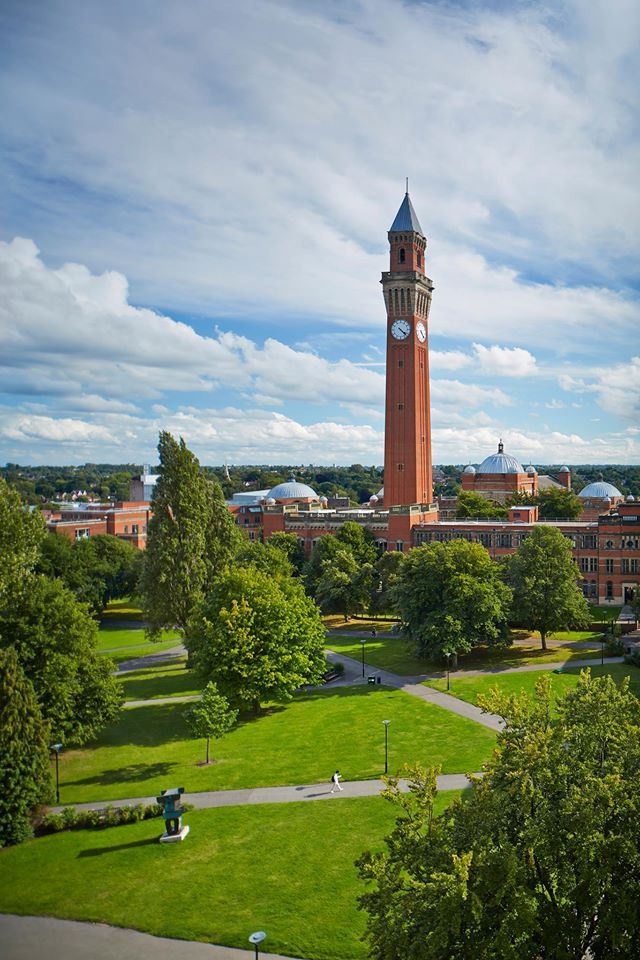
#> input picture Data 06 30213/Bhamimage.jpeg, 640 x 960 px, found by its file name
$ python line_detection.py
#> lines starting #> are read from the running program, lines starting #| are printed output that depends on the picture; after the words box and inside, x2 and y2 are one past the last pixel; in counts of white or black regions, pixels touching at a corner belong together
import cv2
import numpy as np
import matplotlib.pyplot as plt

class LineDetector:
    """
    图像直线检测类
    使用Canny边缘检测和霍夫变换来检测图像中的直线
    """

    def __init__(self, image_path):
        """
        初始化检测器

        参数:
            image_path: 图像文件路径
        """
#> called with image_path = 'Data 06 30213\\Bhamimage.jpeg'
        # 读取图像
        self.original_image = cv2.imread(image_path)
#> self.original_image is the input picture: shape (960, 640, 3); mean B, G, R 116.8, 137.8, 123.6
        if self.original_image is None:
            raise ValueError(f"Unable to read image: {image_path}")

        # 将图像转换为RGB格式用于显示
        self.display_image = cv2.cvtColor(self.original_image, cv2.COLOR_BGR2RGB)
        # 将图像转换为灰度格式
        self.gray_image = cv2.cvtColor(self.original_image, cv2.COLOR_BGR2GRAY)
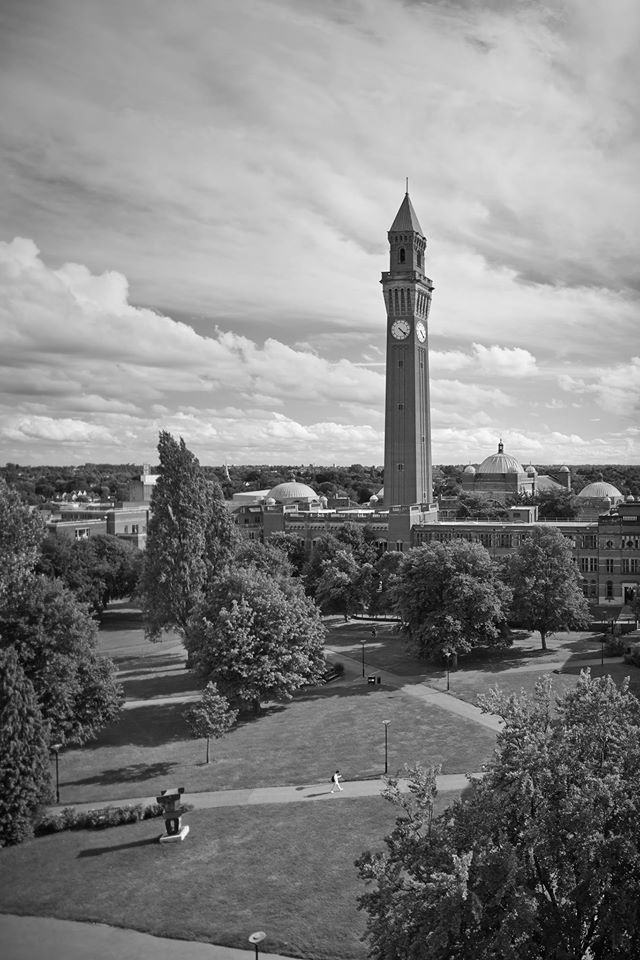
#> self.gray_image: shape (960, 640); min 0, max 255, mean 131.1

    def detect_edges(self, low_threshold=60, high_threshold=160):
        """
        使用Canny算法检测边缘

        参数:
            low_threshold: Canny算法的低阈值
            high_threshold: Canny算法的高阈值
        返回:
            边缘检测后的图像
        """
        # 使用高斯滤波减少噪声
        blurred = cv2.GaussianBlur(self.gray_image, (5, 5), 0)
        # 应用Canny边缘检测
        self.edges = cv2.Canny(blurred, low_threshold, high_threshold)
        return self.edges

    def detect_lines(self, rho=1, theta=np.pi/90, threshold=120,
                    min_line_length=80, max_line_gap=8):
        """
        使用霍夫变换检测直线

        参数:
            rho: 距离分辨率（像素）
            theta: 角度分辨率（弧度）
            threshold: 累加器阈值
            min_line_length: 最小线段长度
            max_line_gap: 最大线段间隙
        返回:
            带有检测线条的图像
        """
        # 检查是否已经进行过边缘检测
        if not hasattr(self, 'edges'):
            self.detect_edges()

        # 使用霍夫变换检测直线
        lines = cv2.HoughLinesP(self.edges, rho, theta, threshold,
                               minLineLength=min_line_length,
                               maxLineGap=max_line_gap)

        # 创建结果图像的副本
        result_image = self.display_image.copy()

        # 在图像上绘制检测到的线条
        if lines is not None:
            for line in lines:
                x1, y1, x2, y2 = line[0]
                cv2.line(result_image, (x1, y1), (x2, y2), (255, 0, 0), 2)

        return result_image, len(lines) if lines is not None else 0

    def show_results(self, save_path=None):
        """
        显示原始图像、边缘检测和直线检测的结果

        参数:
            save_path: 保存结果的路径（可选）
        """
        # 获取边缘检测结果
        edge_image = self.detect_edges()
        # 获取直线检测结果
        line_image, num_lines = self.detect_lines()

        # 创建图像显示
        fig, axes = plt.subplots(1, 3, figsize=(15, 5))

        # 显示原始图像
        axes[0].imshow(self.display_image)
        axes[0].set_title('original image')
        axes[0].axis('off')

        # 显示边缘检测结果
        axes[1].imshow(edge_image, cmap='gray')
        axes[1].set_title('Canny')
        axes[1].axis('off')

        # 显示直线检测结果
        axes[2].imshow(line_image)
        axes[2].set_title(f'Hough lines detection\n(detected {num_lines} lines)')
        axes[2].axis('off')

        plt.tight_layout()

        # 保存结果
        if save_path:
            plt.savefig(save_path)
            print(f"结果已保存至: {save_path}")

        plt.show()

    def try_different_params(self, save_path=None):
        """
        尝试不同的参数组合来检测直线

        参数:
            save_path: 保存结果的路径（可选）
        """
#> called with save_path = 'results/parameter_comparison.png'
        # 参数组合
        params = [
            # [rho, theta, threshold, min_line_length, max_line_gap]
            [1, np.pi/180, 100, 100, 8],    # 默认参数
            [1, np.pi/180, 100, 90, 8],     # 更精细的检测
            [1, np.pi/180, 100, 80, 9],     # 只检测明显的长线条
            [2, np.pi/90, 40, 80, 15]       # 更宽松的检测
        ]

        fig, axes = plt.subplots(2, 2, figsize=(15, 15))
        axes = axes.ravel()

        for idx, param in enumerate(params):
            rho, theta, threshold, min_line_length, max_line_gap = param
            result_image, num_lines = self.detect_lines(
                rho=rho,
                theta=theta,
                threshold=threshold,
                min_line_length=min_line_length,
                max_line_gap=max_line_gap
            )

            axes[idx].imshow(result_image)
            # 简化标签显示
            axes[idx].set_title(f'Detected {num_lines} lines')
            axes[idx].axis('off')
#> this loop made 4 passes
#> num_lines on passes 1 to 4: 19, 33, 73, 280
#> pass 1, in detect_edges, `self.edges = cv2.Canny(blurred, low_threshold, high_threshold)`:
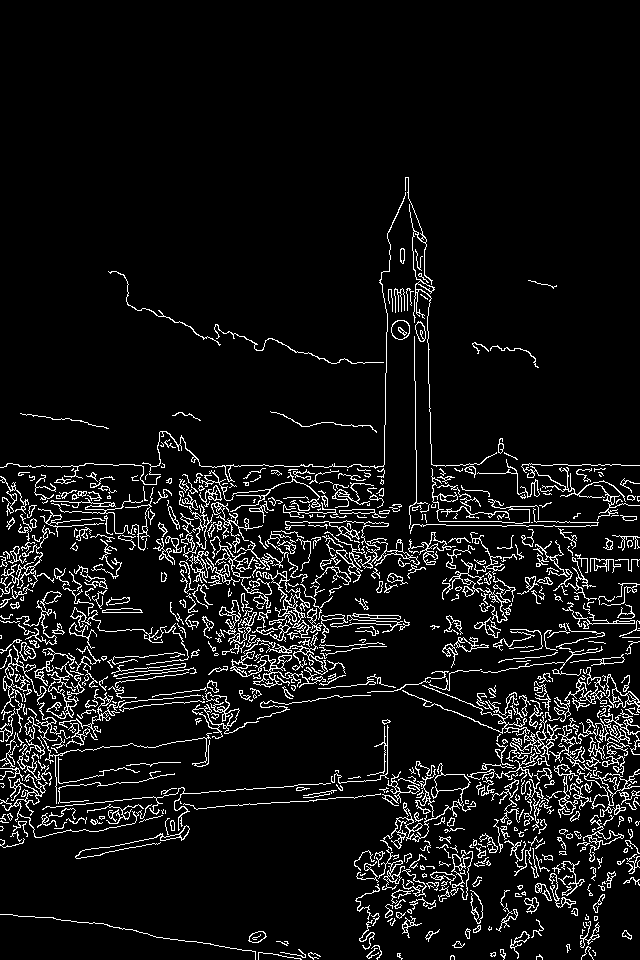
#> self.edges: shape (960, 640); 7.4% white in thin lines or dots, all inside (x1, y1, x2, y2) = (0, 177, 640, 960)
#> pass 1, in try_different_params, `result_image, num_lines = self.detect_lines( rho=rho, theta=theta, thr..`:
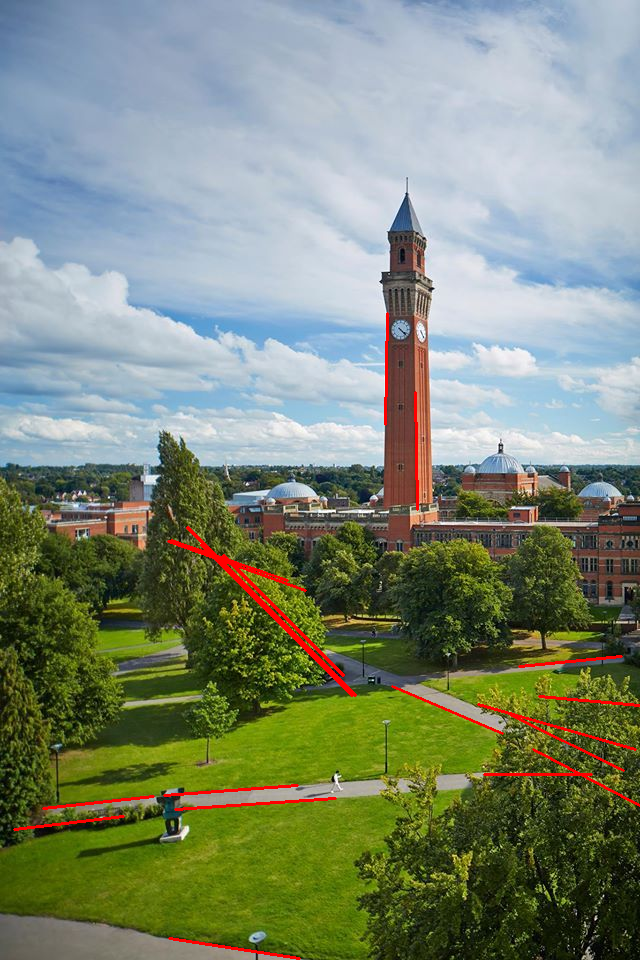
#> result_image: shape (960, 640, 3); mean R, G, B 125.5, 136.5, 116.2

        plt.tight_layout()

        # 保存结果
        if save_path:
            plt.savefig(save_path)
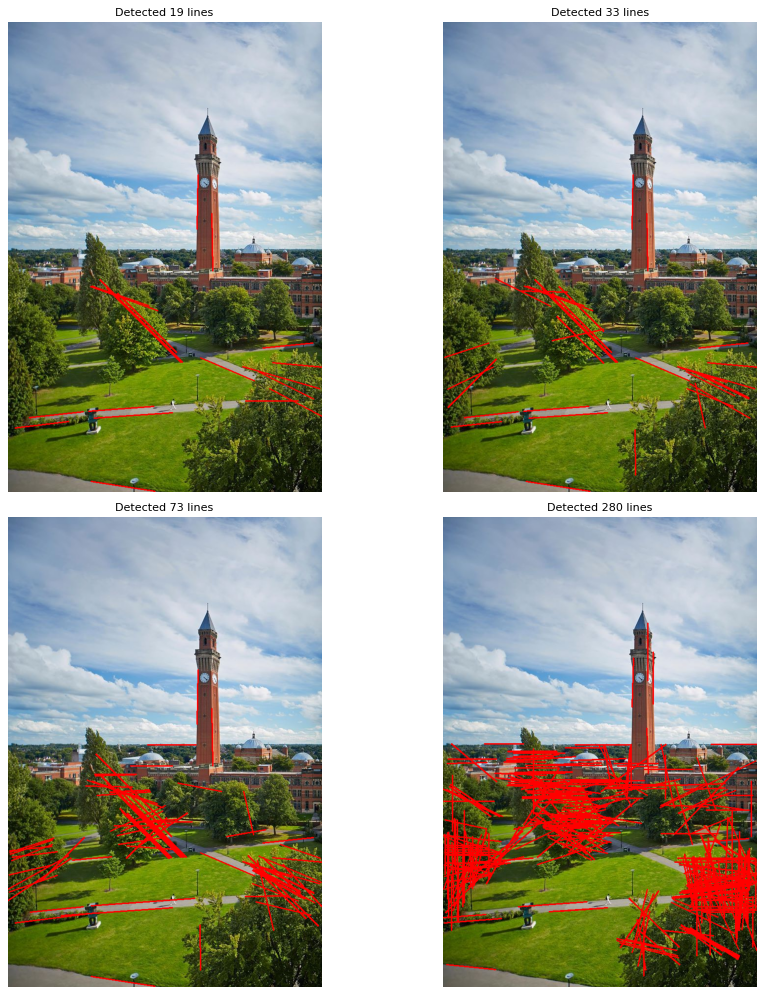
#> figure drawn by matplotlib, 4 panels
            print(f"参数对比结果已保存至: {save_path}")

        plt.show()

def main():
    """
    主函数：用于演示直线检测功能
    """
    try:
        # 创建results文件夹（如果不存在）
        import os
        if not os.path.exists('results'):
            os.makedirs('results')

        # 初始化检测器
        detector = LineDetector('Data 06 30213\\Bhamimage.jpeg')
        # 添加保存路径
        detector.try_different_params(save_path='results/parameter_comparison.png')

    except Exception as e:
        print(f"处理过程中出错: {e}")

if __name__ == "__main__":
    main()
